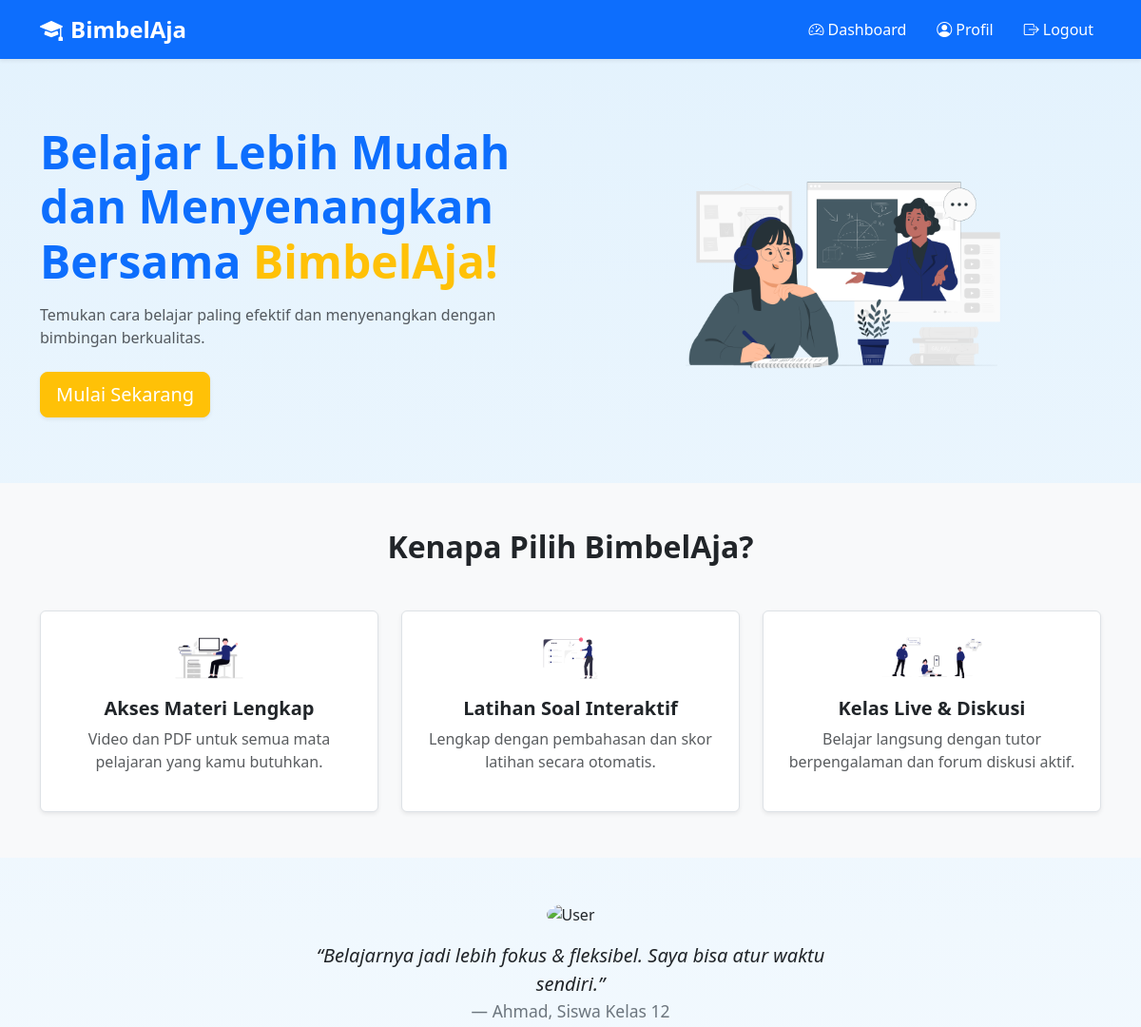
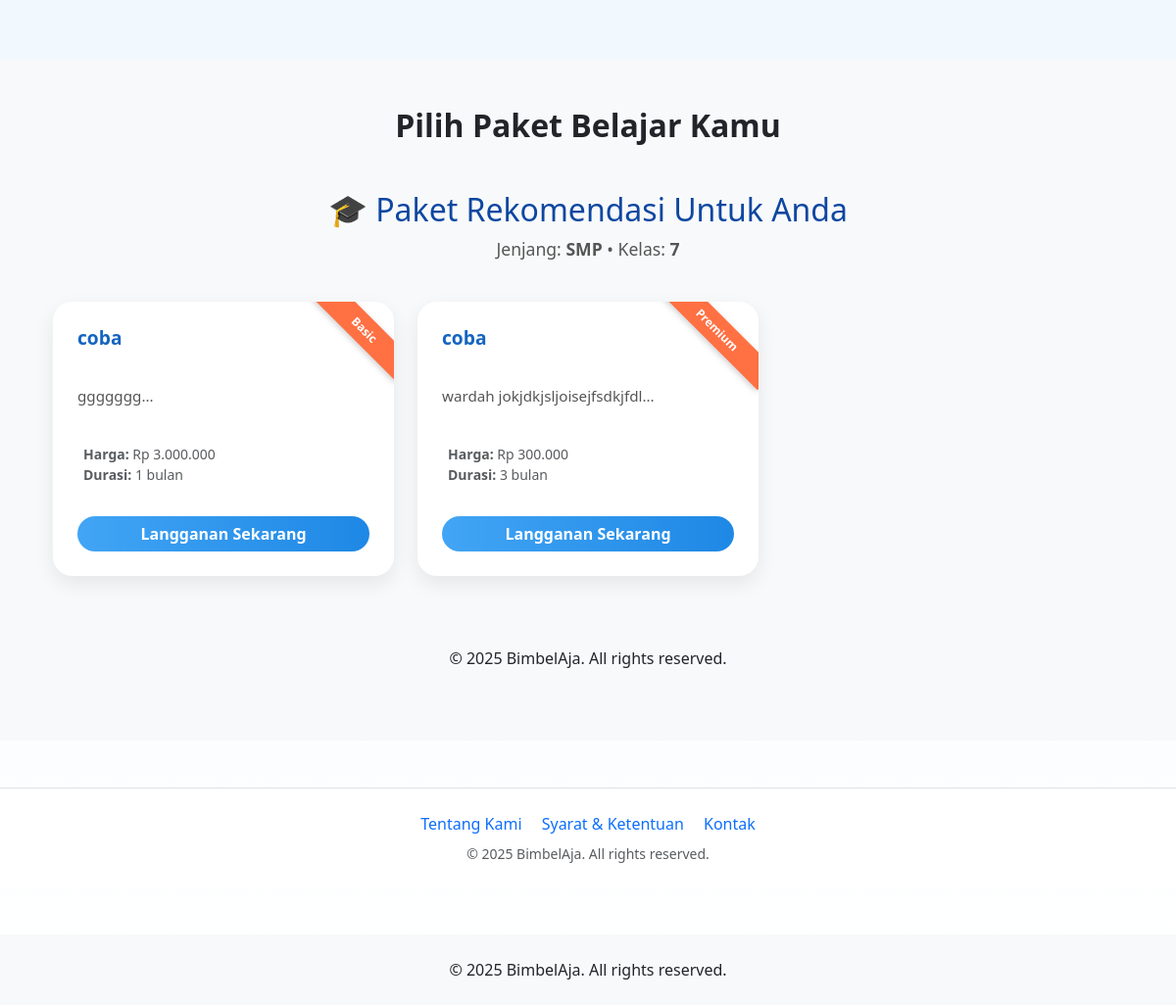
The page / (signed in) on the database its author committed (2 pictures, top to bottom).
### tables this page shows
CREATE TABLE `paket` (
  `id` int(11) NOT NULL,
  `nama` varchar(50) NOT NULL,
  `kategori` varchar(50) DEFAULT NULL,
  `jenjang` varchar(20) NOT NULL,
  `kelas` varchar(10) NOT NULL,
  `harga` int(11) NOT NULL,
  `durasi` int(11) NOT NULL,
  `satuan_durasi` enum('bulan','tahun') NOT NULL DEFAULT 'bulan',
  `warna` varchar(20) DEFAULT '#0d6efd',
  `deskripsi` text DEFAULT NULL,
  `status` enum('aktif','nonaktif') DEFAULT 'aktif',
  `created_at` timestamp NOT NULL DEFAULT current_timestamp(),
  `updated_at` timestamp NOT NULL DEFAULT current_timestamp() ON UPDATE current_timestamp()
);

### langganan/paket.php (the view, shortened to what this page needs)
<?php
include_once '../includes/header.php';
$jenjang = $_SESSION['user']['jenjang'] ?? '';
$kelas = $_SESSION['user']['kelas'] ?? '';
$query = mysqli_prepare($conn, "SELECT * FROM paket WHERE jenjang = ? AND kelas = ? AND status = 'aktif'");
mysqli_stmt_bind_param($query, "ss", $jenjang, $kelas);
mysqli_stmt_execute($query);
$result = mysqli_stmt_get_result($query);
?>
<div class="container my-5">
  <h2 class="section-title">🎓 Paket Rekomendasi Untuk Anda</h2>
  <p class="info-box">Jenjang: <strong><?= htmlspecialchars($jenjang) ?></strong> &bull; Kelas: <strong><?= htmlspecialchars($kelas) ?></strong></p>
  <div class="row g-4">
    <?php if (mysqli_num_rows($result) > 0): ?>
      <?php while ($paket = mysqli_fetch_assoc($result)): ?>
        <div class="col-md-6 col-lg-4">
          <div class="card card-paket h-100 position-relative">
            <div class="ribbon"><?= htmlspecialchars($paket['kategori']) ?></div>
            <div class="card-body d-flex flex-column justify-content-between">
              <div>
                <h5 class="card-title"><?= htmlspecialchars($paket['nama']) ?></h5>
                <p class="card-text"><?= nl2br(htmlspecialchars(substr($paket['deskripsi'], 0, 100))) ?>...</p>
              </div>
              <ul class="list-unstyled text-muted small">
                <li><i class="fas fa-tags icon-info"></i><strong>Harga:</strong> Rp <?= number_format($paket['harga'], 0, ',', '.') ?></li>
                <li><i class="fas fa-clock icon-info"></i><strong>Durasi:</strong> <?= $paket['durasi'] . ' ' . htmlspecialchars($paket['satuan_durasi']) ?></li>
              </ul>
              <a href="checkout.php?paket_id=<?= $paket['id'] ?>" class="btn btn-langganan w-100 mt-3">Langganan Sekarang</a>
            </div>
          </div>
        </div>
      <?php endwhile; ?>
    <?php endif; ?>
  </div>
</div>
<?php include '../includes/footer.php'; ?>

### includes/header.php (shortened to what this page needs)
<?php
$current_page = basename($_SERVER['SCRIPT_NAME']);
$role = $_SESSION['user']['role'] ?? null;
$dashboard_link = "/BimbelAja/index.php";
?>
<!DOCTYPE html>
<html lang="id">
<head>
  <link href="https://cdn.jsdelivr.net/npm/bootstrap@5.3.0/dist/css/bootstrap.min.css" rel="stylesheet" />
  <link href="https://cdn.jsdelivr.net/npm/bootstrap-icons@1.10.5/font/bootstrap-icons.css" rel="stylesheet" />
</head>
<body>
<nav class="navbar navbar-expand-lg navbar-dark bg-primary shadow-sm">
  <div class="container">
    <a class="navbar-brand" href="/BimbelAja/index.php">
      <i class="bi bi-mortarboard-fill me-2"></i>BimbelAja
    </a>
    <div class="collapse navbar-collapse" id="navbarContent">
      <ul class="navbar-nav ms-auto align-items-center">
        <?php if (isset($_SESSION['user'])): ?>
          <li class="nav-item">
            <a class="nav-link text-white <?= ($current_page === 'dashboard.php') ? 'active' : '' ?>" href="<?= $dashboard_link ?>">
              <i class="bi bi-speedometer2 me-1"></i>Dashboard
            </a>
          </li>
          <li class="nav-item">
            <a class="nav-link text-white <?= ($current_page === 'profil.php') ? 'active' : '' ?>" href="/BimbelAja/<?= $role ?>/profil.php">
              <i class="bi bi-person-circle me-1"></i>Profil
            </a>
          </li>
          <li class="nav-item">
            <a class="nav-link text-white" href="/BimbelAja/auth/logout.php">
              <i class="bi bi-box-arrow-right me-1"></i>Logout
            </a>
          </li>
        <?php endif; ?>
      </ul>
    </div>
  </div>
</nav>
</body>
</html>

### index.php
<?php include 'includes/header.php'; ?>
<div class="container py-5">
  <div class="row align-items-center">
    <div class="col-md-6 mb-4 mb-md-0">
      <h1 class="fw-bold mb-3 display-5 text-primary">
        Belajar Lebih Mudah <br>dan Menyenangkan <br>Bersama <span class="text-warning">BimbelAja!</span>
      </h1>
      <p class="mb-4 text-muted">Temukan cara belajar paling efektif dan menyenangkan dengan bimbingan berkualitas.</p>
      <a href="#paket" class="btn btn-warning btn-lg text-white shadow-sm">Mulai Sekarang</a>
    </div>
    <div class="col-md-6 text-center">
      <img src="assets/images/hero.png" alt="Belajar Online" class="img-fluid" style="max-height: 350px;">
    </div>
  </div>
</div>
<div class="bg-light py-5">
  <div class="container">
    <h2 class="text-center fw-bold mb-5">Kenapa Pilih BimbelAja?</h2>
    <div class="row g-4 text-center">
      <div class="col-md-4">
        <div class="p-4 border rounded bg-white shadow-sm h-100">
          <img src="assets/images/icon1.png" alt="Materi" class="mb-3" style="height:50px;">
          <h5 class="fw-bold">Akses Materi Lengkap</h5>
          <p class="text-muted">Video dan PDF untuk semua mata pelajaran yang kamu butuhkan.</p>
        </div>
      </div>
      <div class="col-md-4">
        <div class="p-4 border rounded bg-white shadow-sm h-100">
          <img src="assets/images/icon2.png" alt="Soal" class="mb-3" style="height:50px;">
          <h5 class="fw-bold">Latihan Soal Interaktif</h5>
          <p class="text-muted">Lengkap dengan pembahasan dan skor latihan secara otomatis.</p>
        </div>
      </div>
      <div class="col-md-4">
        <div class="p-4 border rounded bg-white shadow-sm h-100">
          <img src="assets/images/icon3.png" alt="Kelas" class="mb-3" style="height:50px;">
          <h5 class="fw-bold">Kelas Live & Diskusi</h5>
          <p class="text-muted">Belajar langsung dengan tutor berpengalaman dan forum diskusi aktif.</p>
        </div>
      </div>
    </div>
  </div>
</div>
<div class="container py-5 text-center">
  <div class="mx-auto" style="max-width: 600px;">
    <img src="assets/images/user.png" alt="User" class="rounded-circle mb-3" style="height:70px;">
    <blockquote class="blockquote">
      <p class="fs-5 fst-italic">“Belajarnya jadi lebih fokus & fleksibel. Saya bisa atur waktu sendiri.”</p>
      <footer class="blockquote-footer">Ahmad, Siswa Kelas 12</footer>
    </blockquote>
  </div>
</div>
<div id="paket" class="bg-light py-5">
  <div class="container">
    <h2 class="text-center fw-bold mb-5">Pilih Paket Belajar Kamu</h2>
    <?php include 'langganan/paket.php'; ?>
  </div>
</div>
<footer class="bg-white border-top py-4 mt-5">
  <div class="container text-center">
    <p class="mb-2">
      <a href="#" class="text-decoration-none me-3">Tentang Kami</a>
      <a href="#" class="text-decoration-none me-3">Syarat & Ketentuan</a>
      <a href="#" class="text-decoration-none">Kontak</a>
    </p>
    <p class="text-muted small mb-0">&copy; <?= date('Y'); ?> BimbelAja. All rights reserved.</p>
  </div>
</footer>
<?php include 'includes/footer.php'; ?>

### includes/footer.php (shortened to what this page needs)
<footer class="bg-light py-4 mt-5">
  <div class="container text-center">
    <p class="mb-0">&copy; <?= date('Y'); ?> BimbelAja. All rights reserved.</p>
  </div>
</footer>
</body>
</html>

### includes/header.php (style rules this page uses)
body { font-family: 'Segoe UI', sans-serif; background-color: #f9f9f9; }
.navbar-brand { font-weight: bold; font-size: 1.5rem; }
.nav-link { margin-left: 1rem; transition: 0.3s; }

### langganan/paket.php (style rules this page uses)
body { background: linear-gradient(to bottom, #e3f2fd, #ffffff); font-family: 'Segoe UI', sans-serif; }
.section-title { text-align: center; color: #0d47a1; margin-top: 40px; }
.info-box { text-align: center; font-size: 1.1rem; margin-bottom: 40px; color: #555; }
.card-paket { background: #ffffff; border-radius: 20px; box-shadow: 0 8px 20px rgba(0,0,0,0.08); overflow: hidden; transition: all 0.3s ease; border: none; }
.ribbon { position: absolute; top: 15px; right: -30px; background: #ff7043; color: white; padding: 5px 45px; transform: rotate(45deg); font-size: 0.75rem; font-weight: bold; box-shadow: 0 2px 6px rgba(0,0,0,0.2); }
.card-body { padding: 25px; }
.card-title { font-weight: 600; font-size: 1.2rem; color: #1565c0; min-height: 50px; }
.card-text { color: #555; font-size: 0.95rem; margin-top: 10px; margin-bottom: 15px; min-height: 60px; }
.btn-langganan { background: linear-gradient(to right, #42a5f5, #1e88e5); border: none; border-radius: 30px; font-weight: bold; transition: 0.2s; color: white; }

### rows shown on the page
paket: kategori "Basic", nama "coba", deskripsi "ggggggg", harga "3.000.000", durasi "1", satuan_durasi "bulan"
paket: kategori "Premium", nama "coba", deskripsi "wardah jokjdkjsljoisejfsdkjfdl", harga "300.000", durasi "3", satuan_durasi "bulan"

### other values the page prints
$jenjang "SMP"
$kelas "7"
